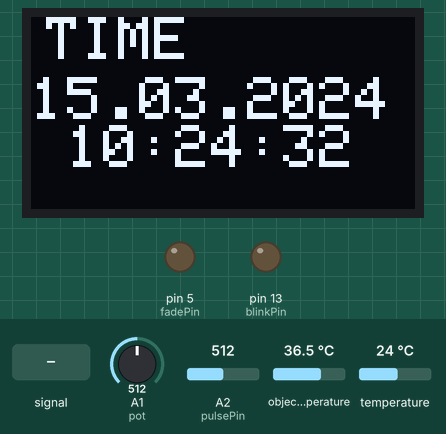
Bench run of a sketch on a simulated Arduino Uno, built with avr-gcc and run on an emulated ATmega328P. On the bench: 128×64 one-colour display, output pins drawn as LEDs (lit = HIGH). Dashed ring = blinking. Inputs (shaded band) come from the test bench; at power-on: A2 (pulsePin) = 512, A1 (pot) = 512, temperature 24 °C, object temperature 36.5 °C. The display library's start-up logo is not drawn; the local clock reads 2024-03-15 10:24:30 at power-on unless the sketch sets it; what the sketch prints to the serial monitor is not drawn.

Above: at 2.2 s.
2.3 s: A2 (pulsePin) set to 540
At 6.6 s:
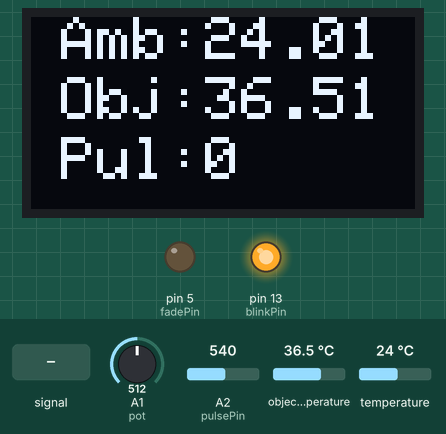
6.8 s: A2 (pulsePin) fed a 200 Hz sine of ±81 counts around its level
At 7.2 s:
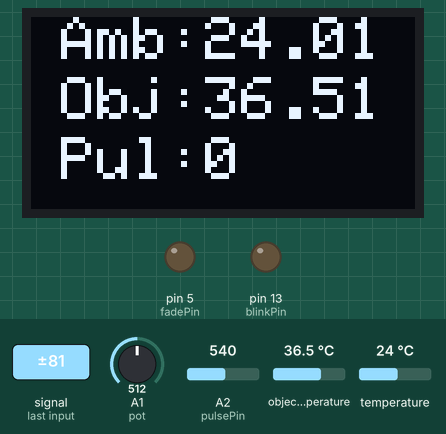
11.3 s: A1 (pot) set to 531
At 12.3 s:
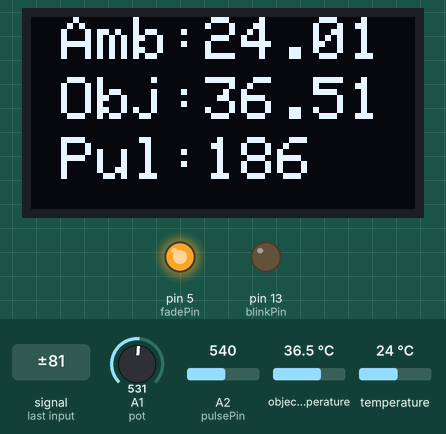
15.0 s: temperature set to 28 °C
At 18.2 s:
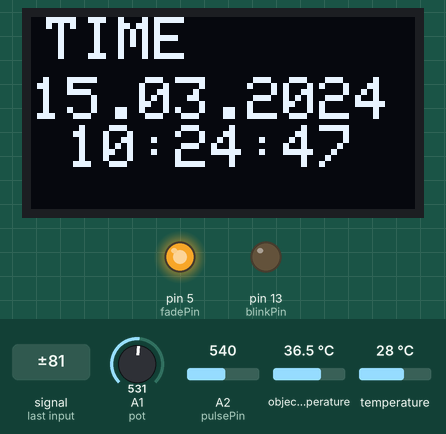
19.2 s: A2 (pulsePin) fed a 2 Hz sine of ±306 counts around its level
At 19.62 s:
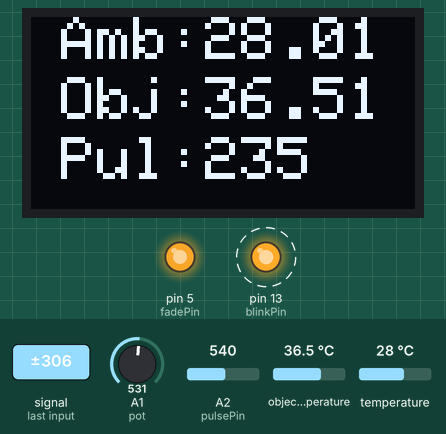
22.0 s: A2 (pulsePin) set to 520
At 26.8 s:
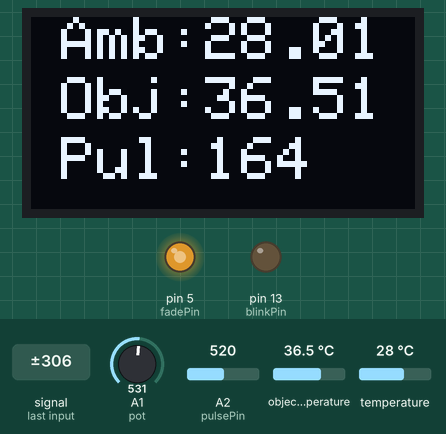
Timing chart, 0 to 32.7 s (numbered marks = the images above; inputs shaded):
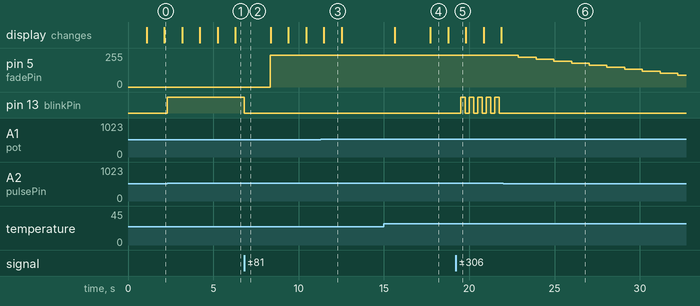

Measured:
- the behaviour switches between 512 and 513 on A1 (pot) (found by bisection; images 2 and 3)
- after the input at 2.3 s, pin 13 (blinkPin): LOW → HIGH at once; the display: first differs from a run without the input after 4.0 s (image 1)
- after the input at 6.8 s, pin 5 (fadePin): 0/255 → 240/255 after 1.5 s; pin 13 (blinkPin): HIGH → LOW at once
- after the input at 15.0 s, the display: first changes after 0.64 s (image 4 shows a later state)
- after the input at 19.2 s, pin 13 (blinkPin): alternates HIGH for 0.25 s and LOW for 0.25 s, starting after 0.30 s
- after the input at 22.0 s, pin 5 (fadePin): moves from 240/255 to 90/255 over 9.3 s, starting after 0.88 s; pin 13 (blinkPin): stops changing and stays LOW
- what the display in image 3 shows lasts 1.0 s, from 11.5 s to 12.5 s

The sketch:

main.ino
```cpp
#include <Adafruit_MLX90614.h>
#include <SPI.h>
#include <Wire.h>
#include <Adafruit_GFX.h>
#include <Adafruit_SSD1306.h>
#include <DS3231.h>

#define OLED_RESET 4
#define NUMFLAKES 10
#define XPOS 0
#define YPOS 1
#define DELTAY 2
#define LOGO16_GLCD_HEIGHT 16
#define LOGO16_GLCD_WIDTH  16
#define PROCESSING_VISUALIZER 1
#define SERIAL_PLOTTER 2

Adafruit_SSD1306 display(OLED_RESET);
DS3231 rtc(SDA, SCL);
Adafruit_MLX90614 mlx = Adafruit_MLX90614();

static const unsigned char PROGMEM logo16_glcd_bmp[] = {
  B00000000, B11000000,
  B00000001, B11000000,
  B00000001, B11000000,
  B00000011, B11100000,
  B11110011, B11100000,
  B11111110, B11111000,
  B01111110, B11111111,
  B00110011, B10011111,
  B00011111, B11111100,
  B00001101, B01110000,
  B00011011, B10100000,
  B00111111, B11100000,
  B00111111, B11110000,
  B01111100, B11110000,
  B01110000, B01110000,
  B00000000, B00110000
};

int pulsePin = 2;
int blinkPin = 13, fadePin = 5;
int fadeRate = 0;
int potdata;
const int pot = 1;

volatile int BPM;                   // int that holds raw Analog in 0. updated every 2mS
volatile int Signal;                // holds the incoming raw data
volatile int IBI = 600;             // int that holds the time interval between beats! Must be seeded!
volatile boolean Pulse = false;     // "True" when User's live heartbeat is detected. "False" when not a "live beat".
volatile boolean QS = false;        // becomes true when Arduoino finds a beat.

static int outputType = SERIAL_PLOTTER;

#if (SSD1306_LCDHEIGHT != 64)
#error ("Height incorrect, Please fix Adafruit_SSD1306.h!");
#endif

#include "AllSerialHandling.h"
#include "Interrupt.h"

void ledFadeToBeat();
void timedisplay();
void sense();

void setup() {
  // 1. time(rtc)
  rtc.begin();

  // 2. pulse
  pinMode(blinkPin, OUTPUT);
  pinMode(fadePin, OUTPUT);
  Serial.begin(9600);
  interruptSetup();

  // 3. temp(mlx)
  mlx.begin();

  // 4. OLED
  display.begin(SSD1306_SWITCHCAPVCC, 0x3C);
  display.display();
  delay(1000);
  display.clearDisplay();
}

void loop() {
  //serialOutput();
  if (QS == true) {
    fadeRate = 255;
    serialOutputWhenBeatHappens();
    QS = false;
  }
  ledFadeToBeat();

  display.clearDisplay();
  potdata = analogRead(pot);

  if(potdata <= 512) {
    timedisplay();
  } else {
    sense();
  }

  //Serial control
  Serial.print("\""); Serial.print(rtc.getDateStr()); Serial.print(" "); Serial.print(rtc.getTimeStr());
  Serial.print("\", \""); Serial.print(mlx.readAmbientTempC());
  Serial.print("\", \""); Serial.print(mlx.readObjectTempC());
  Serial.print("\", \""); Serial.print(BPM); Serial.println("\"");

  delay(1000);
}

void ledFadeToBeat() {
  fadeRate -= 15;
  fadeRate = constrain(fadeRate, 0, 255);
  analogWrite(fadePin, fadeRate);
}

void timedisplay() {
  display.setTextSize(2);
  display.setTextColor(WHITE);

  display.setCursor(5,0);
  display.println("TIME");
  display.setCursor(0,20);
  display.print(rtc.getDateStr());
  display.print(" ");
  display.println(rtc.getTimeStr());

  display.display();
}

void sense() {
  display.setTextSize(2);
  display.setTextColor(WHITE);

  display.setCursor(10,0);
  display.print("Amb:"); display.println(mlx.readAmbientTempC());
  display.setCursor(10,20);
  display.print("Obj:"); display.println(mlx.readObjectTempC());
  display.setCursor(10,40);
  display.print("Pul:"); display.println(BPM);

  display.display();
}
```

AllSerialHandling.h
```cpp
//////////
/////////  All Serial Handling Code,
/////////  It's Changeable with the 'outputType' variable
/////////  It's declared at start of code.
/////////
#ifndef ALLSERIALHANDLING_H
#define ALLSERIALHANDLING_H

//  Sends Data to Pulse Sensor Processing App, Native Mac App, or Third-party Serial Readers.
void sendDataToSerial(char symbol, int data ) {
  Serial.print(symbol);
  Serial.println(data);
}

void serialOutput() {  // Decide How To Output Serial.
  switch (outputType) {
    case PROCESSING_VISUALIZER:
      sendDataToSerial('S', Signal);     // goes to sendDataToSerial function
      break;
    case SERIAL_PLOTTER:  // open the Arduino Serial Plotter to visualize these data
      Serial.print(BPM);
      Serial.print(",");
      Serial.print(IBI);
      Serial.print(",");
      Serial.println(Signal);
      break;
    default:
      break;
  }

}

//  Decides How To OutPut BPM and IBI Data
void serialOutputWhenBeatHappens() {
  switch (outputType) {
    case PROCESSING_VISUALIZER:    // find it here https://github.com/WorldFamousElectronics/PulseSensor_Amped_Processing_Visualizer
      sendDataToSerial('B', BPM);  // send heart rate with a 'B' prefix
      sendDataToSerial('Q', IBI);  // send time between beats with a 'Q' prefix
      break;

    default:
      break;
  }
}

#endif
```

Interrupt.h
```cpp
#ifndef INTERRUPT_H
#define INTERRUPT_H

volatile int rate[10];                    // array to hold last ten IBI values
volatile unsigned long sampleCounter = 0;          // used to determine pulse timing
volatile unsigned long lastBeatTime = 0;           // used to find IBI
volatile int P = 512;                     // used to find peak in pulse wave, seeded
volatile int T = 512;                     // used to find trough in pulse wave, seeded
volatile int thresh = 530;                // used to find instant moment of heart beat, seeded
volatile int amp = 0;                   // used to hold amplitude of pulse waveform, seeded
volatile boolean firstBeat = true;        // used to seed rate array so we startup with reasonable BPM
volatile boolean secondBeat = false;      // used to seed rate array so we startup with reasonable BPM


void interruptSetup() { // CHECK OUT THE Timer_Interrupt_Notes TAB FOR MORE ON INTERRUPTS
  // Initializes Timer2 to throw an interrupt every 2mS.
  TCCR2A = 0x02;     // DISABLE PWM ON DIGITAL PINS 3 AND 11, AND GO INTO CTC MODE
  TCCR2B = 0x06;     // DON'T FORCE COMPARE, 256 PRESCALER
  OCR2A = 0X7C;      // SET THE TOP OF THE COUNT TO 124 FOR 500Hz SAMPLE RATE
  TIMSK2 = 0x02;     // ENABLE INTERRUPT ON MATCH BETWEEN TIMER2 AND OCR2A
  sei();             // MAKE SURE GLOBAL INTERRUPTS ARE ENABLED
}


// THIS IS THE TIMER 2 INTERRUPT SERVICE ROUTINE.
// Timer 2 makes sure that we take a reading every 2 miliseconds
ISR(TIMER2_COMPA_vect) {                        // triggered when Timer2 counts to 124
  cli();                                      // disable interrupts while we do this
  Signal = analogRead(pulsePin);              // read the Pulse Sensor
  sampleCounter += 2;                         // keep track of the time in mS with this variable
  int N = sampleCounter - lastBeatTime;       // monitor the time since the last beat to avoid noise

  //  find the peak and trough of the pulse wave
  if (Signal < thresh && N > (IBI / 5) * 3) { // avoid dichrotic noise by waiting 3/5 of last IBI
    if (Signal < T) {                       // T is the trough
      T = Signal;                         // keep track of lowest point in pulse wave
    }
  }

  if (Signal > thresh && Signal > P) {        // thresh condition helps avoid noise
    P = Signal;                             // P is the peak
  }                                        // keep track of highest point in pulse wave

  //  NOW IT'S TIME TO LOOK FOR THE HEART BEAT
  // signal surges up in value every time there is a pulse
  if (N > 250) {                                  // avoid high frequency noise
    if ( (Signal > thresh) && (Pulse == false) && (N > (IBI / 5) * 3) ) {
      Pulse = true;                               // set the Pulse flag when we think there is a pulse
      digitalWrite(blinkPin, HIGH);               // turn on pin 13 LED
      IBI = sampleCounter - lastBeatTime;         // measure time between beats in mS
      lastBeatTime = sampleCounter;               // keep track of time for next pulse

      if (secondBeat) {                      // if this is the second beat, if secondBeat == TRUE
        secondBeat = false;                  // clear secondBeat flag
        for (int i = 0; i <= 9; i++) {       // seed the running total to get a realisitic BPM at startup
          rate[i] = IBI;
        }
      }

      if (firstBeat) {                       // if it's the first time we found a beat, if firstBeat == TRUE
        firstBeat = false;                   // clear firstBeat flag
        secondBeat = true;                   // set the second beat flag
        sei();                               // enable interrupts again
        return;                              // IBI value is unreliable so discard it
      }


      // keep a running total of the last 10 IBI values
      word runningTotal = 0;                  // clear the runningTotal variable

      for (int i = 0; i <= 8; i++) {          // shift data in the rate array
        rate[i] = rate[i + 1];                // and drop the oldest IBI value
        runningTotal += rate[i];              // add up the 9 oldest IBI values
      }

      rate[9] = IBI;                          // add the latest IBI to the rate array
      runningTotal += rate[9];                // add the latest IBI to runningTotal
      runningTotal /= 10;                     // average the last 10 IBI values
      BPM = 60000 / runningTotal;             // how many beats can fit into a minute? that's BPM!
      QS = true;                              // set Quantified Self flag
      // QS FLAG IS NOT CLEARED INSIDE THIS ISR
    }
  }

  if (Signal < thresh && Pulse == true) {  // when the values are going down, the beat is over
    digitalWrite(blinkPin, LOW);           // turn off pin 13 LED
    Pulse = false;                         // reset the Pulse flag so we can do it again
    amp = P - T;                           // get amplitude of the pulse wave
    thresh = amp / 2 + T;                  // set thresh at 50% of the amplitude
    P = thresh;                            // reset these for next time
    T = thresh;
  }

  if (N > 2500) {                          // if 2.5 seconds go by without a beat
    thresh = 530;                          // set thresh default
    P = 512;                               // set P default
    T = 512;                               // set T default
    lastBeatTime = sampleCounter;          // bring the lastBeatTime up to date
    firstBeat = true;                      // set these to avoid noise
    secondBeat = false;                    // when we get the heartbeat back
  }

  sei();                                   // enable interrupts when youre done!
}// end isr

#endif
```
